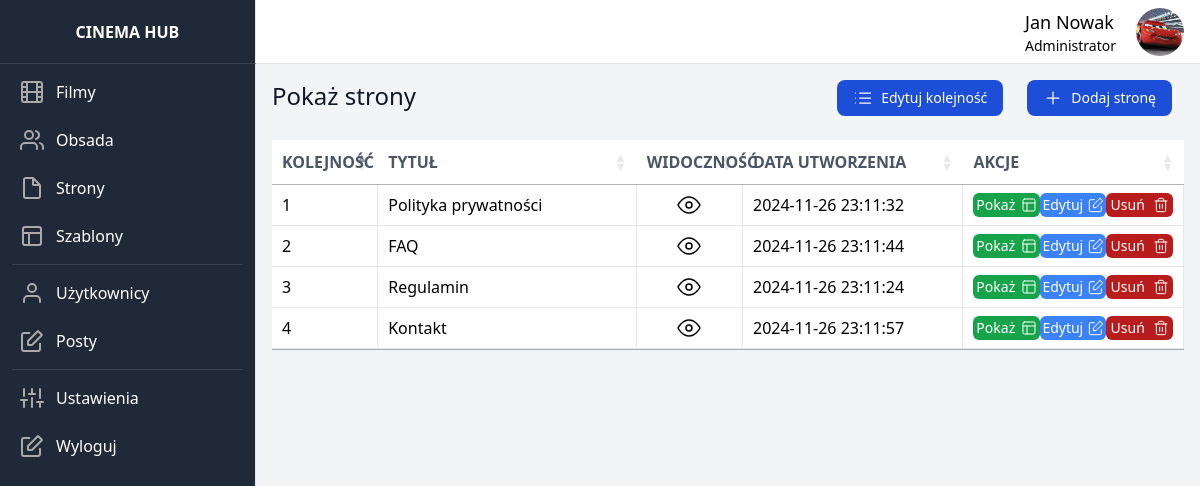
The page /pages (signed in) on the database its author committed.
### dashboard/models.py (models this page shows, shortened)
class UserData(models.Model):
    user = models.OneToOneField(User, on_delete=models.CASCADE)
    image = models.ImageField(upload_to=user_directory_path, default='default/user.jpg')

class Page(models.Model):
    title = models.CharField(max_length=200)
    content = models.TextField()
    visibility = models.BooleanField(default=True)
    created_at = models.DateTimeField(auto_now_add=True)
    edited_at = models.DateTimeField(auto_now=True)
    created_by = models.ForeignKey(User, on_delete=models.SET_NULL, null=True, blank=True)
    order = models.IntegerField()

### dashboard/views.py (the view)
# urls.py: path('pages', show_pages, name='show_pages'),
@login_required
def show_pages(request):
    pages = Page.objects.all().order_by('order')
    return render(request, 'show_pages.html', {'pages': pages})

### dashboard_theme/templates/show_pages.html (shortened to what this page needs)
{% extends 'base.html' %}
{% block extra_head %}
    <link rel="stylesheet" type="text/css" href="https://cdn.datatables.net/1.10.21/css/jquery.dataTables.css">
{% endblock %}
{% block content %}
        <div class="w-full flex flex-row justify-between">
            <p class="font-medium text-gray-900 text-2xl mb-7">Pokaż strony</p>
            <div class="flex flex-row items-center h-full">
                <a href="{% url 'edit_pages' %}" type="button" class="mx-3 h-1/2 px-4 py-2 text-sm font-medium text-center inline-flex items-center text-white bg-blue-700 rounded-lg hover:bg-blue-800 focus:ring-4 focus:outline-none focus:ring-blue-300">
                    Edytuj kolejność
                </a>
                <a href="{% url 'add_page' %}" type="button" class="mx-3 h-1/2 px-4 py-2 text-sm font-medium text-center inline-flex items-center text-white bg-blue-700 rounded-lg hover:bg-blue-800 focus:ring-4 focus:outline-none focus:ring-blue-300">
                    <svg class="mr-2" xmlns="http://www.w3.org/2000/svg" width="20" height="20" viewBox="0 0 24 24" fill="none" stroke="#ffffff" stroke-width="1.5" stroke-linecap="round" stroke-linejoin="bevel"><line x1="12" y1="5" x2="12" y2="19"></line><line x1="5" y1="12" x2="19" y2="12"></line></svg>
                    Dodaj stronę
                </a>
            </div>
        </div>
        <table class="w-full table-fixed" datatable id="data-table">
            <thead class="">
              <tr class="bg-white my-5">
                <th style="width: 10%" class="py-5 px-6 text-left text-gray-600 font-bold uppercase">Kolejność</th>
                <th style="width: 30%" class="py-5 px-6 text-left text-gray-600 font-bold uppercase">Tytuł</th>
                <th style="width: 10%" class="py-5 px-6 text-left text-gray-600 font-bold uppercase">Widoczność</th>
                <th style="width: 25%" class="py-5 px-6 text-left text-gray-600 font-bold uppercase">Data utworzenia</th>
                <th style="width: 25%" class="py-5 px-6 text-left text-gray-600 font-bold uppercase">Akcje</th>
              </tr>
            </thead>
            <tbody class="bg-white">
              {% for page in pages %}
              <tr>
                <td class="py-5 w-2 border-b border-r border-gray-200">{{ page.order }}</td>
                <td class="py-5 px-6 border-b border-r border-gray-200">{{ page.title }}</td>
                <td class="py-5 px-6 border-b border-r border-gray-200">
                    {% if page.visibility %}
                        <div title="Widoczna">
                            <svg class="mx-auto" xmlns="http://www.w3.org/2000/svg" width="24" height="24" viewBox="0 0 24 24" fill="none" stroke="#000000" stroke-width="1.5" stroke-linecap="round" stroke-linejoin="bevel"><path d="M1 12s4-8 11-8 11 8 11 8-4 8-11 8-11-8-11-8z"></path><circle cx="12" cy="12" r="3"></circle></svg>
                        </div>
                    {% endif %}
                </td>
                <td class="py-5 px-6 border-b border-r border-gray-200">{{ page.created_at | date:'Y-m-d H:m:s' }}</td>
                <td class="py-5 px-6 border-b border-r border-gray-200 flex flex-row justify-around">
                    <a href="{% url 'show_page' id=page.id %}" class="bg-green-600 flex flex-row w-20 justify-around rounded-md text-sm hover:bg-green-800">
                        <p class="text-white my-auto">
                            Pokaż
                        </p>
                        <svg  class="my-auto" xmlns="http://www.w3.org/2000/svg" width="16" height="16" viewBox="0 0 24 24" fill="none" stroke="#ffffff" stroke-width="1.5" stroke-linecap="round" stroke-linejoin="round"><rect x="3" y="3" width="18" height="18" rx="2"/><path d="M3 9h18M9 21V9"/></svg>
                    </a>
                    <a href="{% url 'edit_page' id=page.id %}" class="bg-blue-500 flex flex-row w-20 h-6 justify-around rounded-md text-sm hover:bg-blue-700">
                        <p class="text-white my-auto">
                            Edytuj
                        </p>
                    </a>
                    <a href="{% url 'delete_page' id=page.id %}" class="bg-red-700 flex flex-row w-20 justify-around rounded-md text-sm hover:bg-red-900">
                        <p class="text-white my-auto">
                            Usuń
                        </p>
                    </a>
                </td>
              </tr>
              {% empty %}
              <tr>
                <td colspan="5" class="text-center font-normal leading-normal text-sm">No pages found</td>
              </tr>
              {% endfor %}
            </tbody>
      </table>
{% endblock %}

### dashboard_theme/templates/base.html (shortened to what this page needs)
{% load static tailwind_tags %}
{% load static %}
<!DOCTYPE html>
<html lang="en">
	<head>
		{% tailwind_css %}
        {% block extra_head %}{% endblock %}
	</head>
	<body class="bg-gray-50">
    <div class="flex flex-row h-screen bg-gray-100">
        <aside id="sidebar" class="h-full flex flex-shrink-0 flex-col w-64 transition-width duration-75" aria-label="Sidebar">
            <div class="flex items-center justify-center h-16 bg-gray-800 border-r border-b border-b-gray-700">
                    <span class="text-gray-900 font-bold uppercase text-white">Cinema Hub</span>
            </div>
          <div class="relative flex-1 flex flex-col min-h-0 border-r border-gray-200 bg-gray-800 pt-0">
            <div class="flex-1 flex flex-col pb-4 overflow-y-auto">
              <div class="flex-1 px-3 bg-gray-800 divide-y space-y-1">
                <ul class="space-y-2 pb-2 pt-2">
                  <li>
                      <a href="{% url 'show_movies' %}" class="text-base text-gray-900 font-normal rounded-lg flex items-center p-2 hover:bg-gray-700 group">
                        <span class="ml-3 leading-none text-white">Filmy</span>
                      </a>
                  </li>
                  <li>
                      <a href="{% url 'show_members' %}" class="text-base text-gray-900 font-normal rounded-lg flex items-center p-2 hover:bg-gray-700 group">
                        <span class="ml-3 leading-none text-white">Obsada</span>
                      </a>
                  </li>
                  <li>
                      <a href="{% url 'show_pages' %}" class="text-base text-gray-900 font-normal rounded-lg flex items-center p-2 hover:bg-gray-700 group">
                        <svg class="w-6 h-6" xmlns="http://www.w3.org/2000/svg" width="20" height="20" viewBox="0 0 24 24" fill="none" stroke="#aaaaaa" stroke-width="2" stroke-linecap="round" stroke-linejoin="bevel"><path d="M13 2H6a2 2 0 0 0-2 2v16c0 1.1.9 2 2 2h12a2 2 0 0 0 2-2V9l-7-7z"/><path d="M13 3v6h6"/></svg>
                        <span class="ml-3 leading-none text-white">Strony</span>
                      </a>
                  </li>
                    <li>
                      <a href="{% url 'show_templates' %}" class="text-base text-gray-900 font-normal rounded-lg flex items-center p-2 hover:bg-gray-700 group">
                        <svg class="w-6 h-6" xmlns="http://www.w3.org/2000/svg" width="20" height="20" viewBox="0 0 24 24" fill="none" stroke="#aaaaaa" stroke-width="2" stroke-linecap="round" stroke-linejoin="bevel"><rect x="3" y="3" width="18" height="18" rx="2"/><path d="M3 9h18M9 21V9"/></svg>
                        <span class="ml-3 leading-none text-white">Szablony</span>
                      </a>
                  </li>
                     <hr class="h-px my-8 bg-gray-700 border-0">
                    <li>
                      <a href="{% url 'show_users' %}" class="text-base text-gray-900 font-normal rounded-lg flex items-center p-2 hover:bg-gray-700 group">
                        <svg class="w-6 h-6" xmlns="http://www.w3.org/2000/svg" width="20" height="20" viewBox="0 0 24 24" fill="none" stroke="#aaaaaa" stroke-width="2" stroke-linecap="round" stroke-linejoin="bevel"><path d="M20 21v-2a4 4 0 0 0-4-4H8a4 4 0 0 0-4 4v2"></path><circle cx="12" cy="7" r="4"></circle></svg>
                        <span class="ml-3 leading-none text-white">Użytkownicy</span>
                      </a>
                  </li>
                    <li>
                      <a href="{% url 'show_posts' %}" class="text-base text-gray-900 font-normal rounded-lg flex items-center p-2 hover:bg-gray-700 group">
                        <span class="ml-3 leading-none text-white">Posty</span>
                      </a>
                  </li>
                    <hr class="h-px my-8 bg-gray-700 border-0">
                    <li>
                      <a href="#" class="text-base text-gray-900 font-normal rounded-lg flex items-center p-2 hover:bg-gray-700 group">
                        <span class="ml-3 leading-none text-white">Ustawienia</span>
                      </a>
                  </li>
                    <li>
                      <a href="{% url 'logout_tunnel' %}" class="text-base text-gray-900 font-normal rounded-lg flex items-center p-2 hover:bg-gray-700 group">
                        <span class="ml-3 leading-none text-white">Wyloguj</span>
                      </a>
                  </li>
                </ul>
              </div>
            </div>
          </div>
        </aside>
        <div class="flex flex-col w-full">
            <div class="flex items-center justify-between h-16 bg-white border-b border-gray-200">
                <div class="flex items-center pr-4 flex-1 justify-end">
                    <div class="justify-end flex flex-col mr-5">
                        <p class="text-lg">{{ user.first_name }} {{ user.last_name }}</p>
                        <p class="text-sm">{% if user.is_superuser %}Administrator{% elif user.is_stuff %}Moderator{% else %}Użytkownik{% endif %}</p>
                    </div>
                    <img class="rounded-full w-12 h-12 object-cover" src="{{ user.userdata.image.url }}" alt="{{ user.first_name }} {{ user.last_name }}">
                </div>
            </div>
            <div class="p-4 overflow-y-auto flex-1">
                {% block content %}{% endblock %}
            </div>
        </div>
        </div>
	</body>
</html>

### rows shown on the page
Page: order "1", title "Polityka prywatności", visibility True (drawn), created_at "2024-11-26 23:11:32"
Page: order "2", title "FAQ", visibility True (drawn), created_at "2024-11-26 23:11:44"
Page: order "3", title "Regulamin", visibility True (drawn), created_at "2024-11-26 23:11:24"
Page: order "4", title "Kontakt", visibility True (drawn), created_at "2024-11-26 23:11:57"

### other values the page prints
{{ user.first_name }} "Jan"
{{ user.last_name }} "Nowak"
